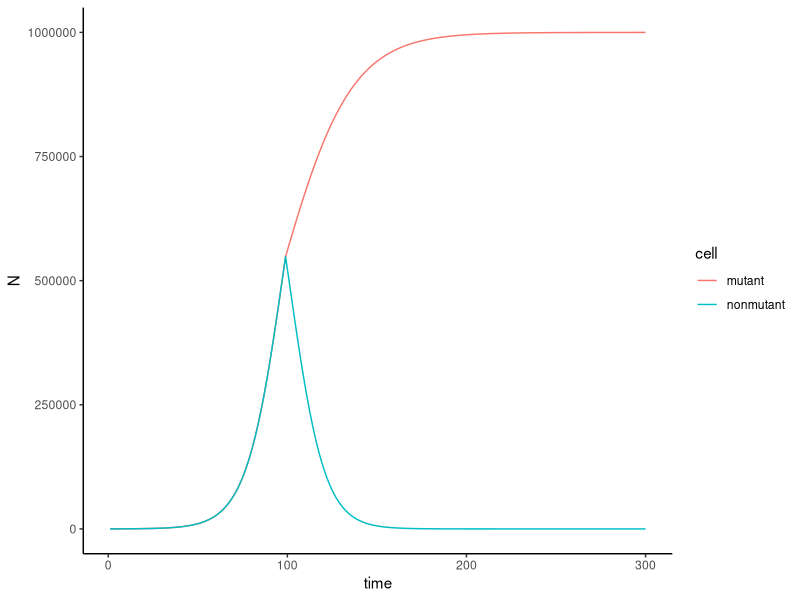

The R source for this figure:
#Challenge: Generate a script that stimulates growth of the two 
#cell types in the tumor to equilibrium folloing drug treatment 

# set initial values and parameters for both non-mutant and mutant cells 
#Initial mutation occurred when there were 100 cells total (99 nonmutant cells and 1 mutant cell)
N0= 99
M0=1

r=0.1 #growth rate for both cell types before drug treatment
rN = -0.1 #growth rate in non mutant cells after drug treatment
rM = 0.05 #growth rate in mutant cells after drug treatment

K= 1000000 #carrying capacity for both cell types 
timesteps= 300

# create 2 vectors to store the two state variables (nonmutant and mutant)
Ns=data.frame(time=1:timesteps,nonmutant=rep(0,timesteps),mutant=rep(0,timesteps))
Ns$nonmutant[1]=N0
Ns$mutant[1]=N0

#simulate
for(i in 2:timesteps){
  if(i<100){ #before drug treatment the two cell types grow at the same rate
    Ns$nonmutant[i] <- Ns$nonmutant[i-1]+r*Ns$nonmutant[i-1]*(1-Ns$nonmutant[i-1]/K)
    Ns$mutant[i] <- Ns$mutant[i-1]+r*Ns$mutant[i-1]*(1-Ns$mutant[i-1]/K) 
  }else{ #after drug treatment nonmutant cells decline rapidly and mutant cells grows at 50% of original growth rate
    Ns$nonmutant[i] <- Ns$nonmutant[i-1]+rN*Ns$nonmutant[i-1]*(1-Ns$nonmutant[i-1]/K)
    Ns$mutant[i] <- Ns$mutant[i-1]+rM*Ns$mutant[i-1]*(1-Ns$mutant[i-1]/K) 
  }
}

#convert wide data to long form 
Ns2 <- data.frame(time=c(Ns$time,Ns$time),N=c(Ns$nonmutant,Ns$mutant),cell=rep(c("nonmutant","mutant"),each=timesteps))

# plot simulation as a variale to export
library(ggplot2)
fig1<- ggplot(data=Ns2,aes(x=time,y=N,color=cell)) + 
  geom_line() +
  theme_classic()

#export graph
ggsave(filename = "fig1.pdf",
       plot = fig1,
       width = 8,
       height = 5,
       dpi = 300)





